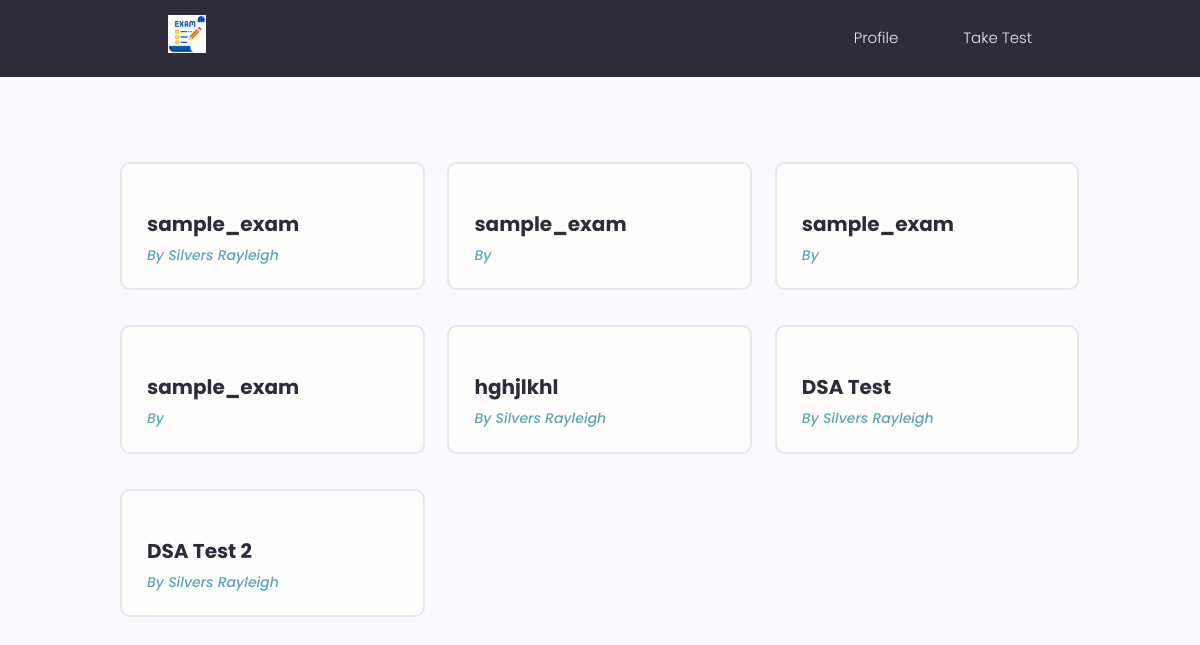
/exam/list/, run on an earlier commit of the app's database.
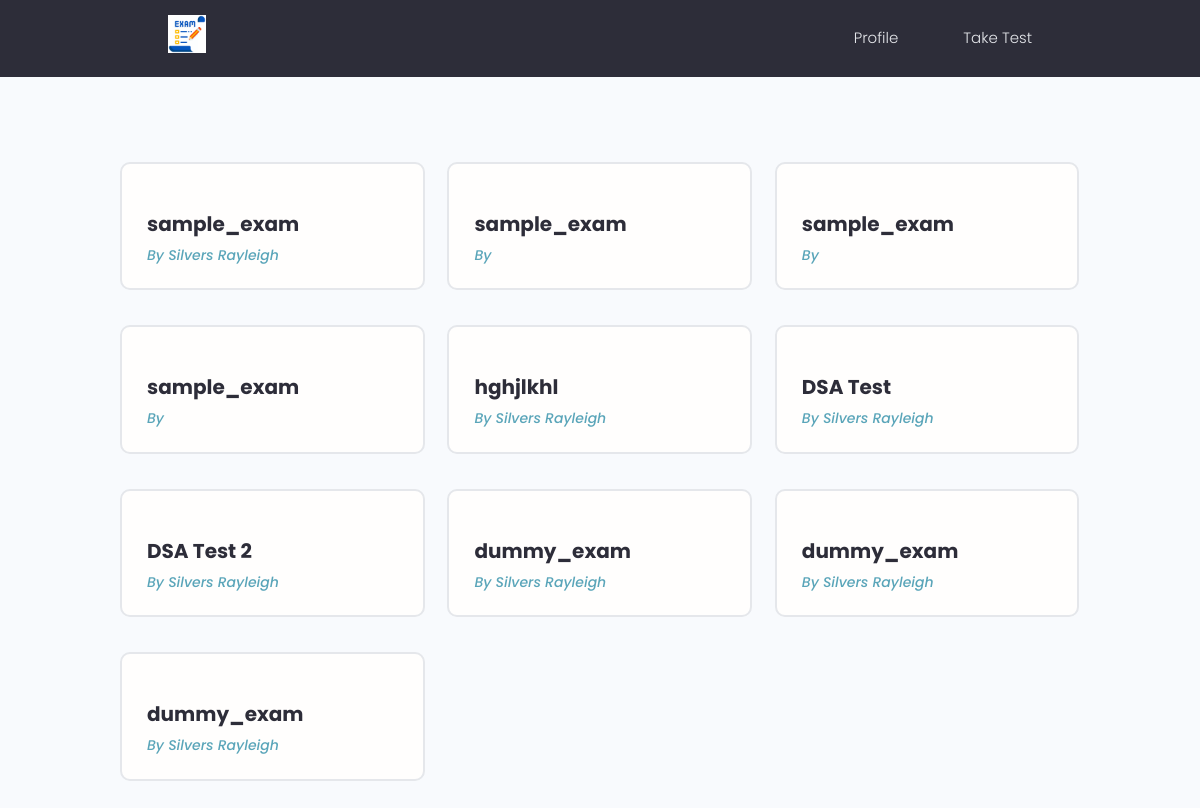
And on a later commit of the database.
### exam/models.py (models this page shows, shortened)
class exam_details(models.Model):
    name = models.CharField(max_length=200, blank=False, null=False)
    created_by = models.ForeignKey(recruiter_profile_model, on_delete=models.CASCADE, null=True)
    questions = models.TextField(blank=True, null=True)
    id = models.UUIDField(default=uuid.uuid4, unique=True, primary_key=True, editable=False)

### recruiter/models.py (models this page shows, shortened)
class recruiter_profile_model(models.Model):
    user = models.OneToOneField(User, on_delete=models.CASCADE, null=True, blank=True)
    name = models.CharField(max_length=100)
    username = models.CharField(max_length=100)
    company_name = models.CharField(max_length=100)
    profile_image = models.ImageField(null=True, blank=True, upload_to='profiles/', default="profiles/user-default.png")
    bio = models.TextField(blank=True, null=True)
    created = models.DateTimeField(auto_now_add=True)
    id = models.UUIDField(default=uuid.uuid4, unique=True, primary_key=True, editable=False)

### exam/views.py (the view)
# urls.py: path('list/', views.list_tests, name = "list-tests"),
def list_tests(request):
    tests = exam_details.objects.all()
    context = {"tests" : tests, "page_id" : 5, "username":request.user}
    return render(request, "exam/list_exams.html", context)

### exam/templates/exam/list_exams.html
{% extends 'main.html' %}
{% load static %}
{% block content %}
<section class="projectsList">
    <div class="container">
        <div class="grid grid--three">
        {% for test in tests %}
            <div class="column">
                <div class="card project">
                    <a href="{% url 'take-test' test.id %}" class="project">
                        <div class="card__body">
                            <h3 class="project__title">{{test.name}}</h3>
                            <p><a class="project__author">By
                                    {{test.created_by.name}}</a>
                            </p>
                        </div>
                    </a>
                </div>
            </div>
        {% endfor %}
        </div>
    </div>
</section>
{% endblock content %}

### templates/main.html (shortened to what this page needs)
<!DOCTYPE html>
{% load static %}
<html>
<head>
    <link rel="stylesheet" href="https://cdn.iconmonstr.com/1.3.0/css/iconmonstr-iconic-font.min.css" />
    <link rel="stylesheet" href="{% static 'uikit/styles/uikit.css' %}" />
    <link rel="stylesheet" href="{% static 'styles/app.css' %}" />
</head>
<body>
    {% include 'navbar.html' %}
    {% block content %}
    {% endblock content %}
</body>
</html>

### templates/navbar.html (shortened to what this page needs)
{% load static %}
<header class="header">
    <div class="container container--narrow">
        <a href="" class="header__logo">
            <img src="{% static 'images/icon.png' %}" alt="DevSearch Logo" />
        </a>
        <nav class="header__nav">
            <ul class="header__menu">
                {% if page_id == 5 %}
                    <li class="header__menuItem"><a href="{% url 'applicant-profile' username %}">Profile</a></li>
                    <li class="header__menuItem"><a href="{% url 'list-tests' %}">Take Test</a></li>
                {% endif %}
            </ul>
        </nav>
    </div>
</header>

### static/styles/app.css (style rules this page uses)
:root { --color-sub: #2d2d39; }
.card { border: 2px solid var(--color-light); }
img { width: 100%; }
.header { position: sticky; z-index: 111; background-color: var(--color-sub); padding: 1.5rem 0; }
.header > .container { display: flex; justify-content: space-between; align-items: center; }
.header__logo > img { height: 3.8rem; }
.header__nav > ul { display: inline-flex; align-items: center; list-style: none; gap: 6.5rem; }
.header__menuItem > a { color: var(--color-light); font-weight: 300; }
.project__author { font-size: 1.4rem; font-style: italic; }
.projectsList { margin-top: 8rem; }
.project__title { font-size: 2rem; font-weight: 700; color: var(--color-sub); }

### static/uikit/styles/modules/_variables.css (style rules this page uses)
:root { --color-main: #5aa5b9; --color-main-light: #e6faff; --color-sub: #3f4156; --color-sub-light: #51546e; --color-sub-lighter: #ededfd; --color-text: #737373; --color-gray: #8b8b8b; --color-light: #e5e7eb; --color-light-gray: #767676; --color-bg: #f8fafd; --color-white: #fffefd; --color-white-light: #f3f3f3; --color-success: #359e64; --color-success-bg: #def8e8; --color-error: #fc4b0b; --color-error-bg: #fff2ee; --font-base: 'Poppins', arial, helvetica, 'Segoe UI', roboto, ubuntu, sans-serif; --font-monospace: 'Fira Code', 'Courier New', courier, monospace; --font-regular: 300; --font-medium: 500; --font-bold: 700; --generic-shadow: 1px 1px 5px #00000010; --generic-transition: all 0.3s ease-in-out; }

### static/uikit/styles/modules/_base.css (style rules this page uses)
* { margin: 0; padding: 0; box-sizing: border-box; text-rendering: optimizeLegibility; color: inherit; font-size: inherit; }
html { font-size: 50%; }
@media only screen and (min-width: 480px) { html { font-size: 56.25%; } }
@media only screen and (min-width: 1200px) { html { font-size: 62.5%; } }
body { line-height: 1.6; font-weight: 400; font-size: 1.5rem; color: var(--color-text); background-color: var(--color-bg); min-height: 100vh; }

### static/uikit/styles/modules/_typography.css (style rules this page uses)
* { font-family: var(--font-base); }
h3 { font-size: 3.2rem; font-weight: var(--font-medium); }
p, span, strong { font-size: 1.6rem; color: var(--color-text); font-weight: var(--font-regular); }
a { padding-bottom: 2px; text-decoration: none; display: inline-block; color: var(--color-main); font-weight: var(--font-medium); }

### static/uikit/styles/modules/_utilities.css (style rules this page uses)
.container { width: 92%; max-width: 165rem; margin: 0 auto; box-sizing: border-box; }
.container--narrow { width: 92%; max-width: 120rem; }
@media screen and (min-width: 1000px) { .container { width: 90%; } }
@media screen and (min-width: 1000px) { .container--narrow { width: 85%; } }
@media screen and (min-width: 1200px) { .container { width: 80%; } }
@media screen and (min-width: 1200px) { .container--narrow { width: 72%; } }

### static/uikit/styles/modules/_card.css (style rules this page uses)
.card { border-radius: 1rem; background-color: var(--color-white); border: 1.5px solid var(--color-light); width: auto; height: auto; margin-top: 0.5rem; margin-bottom: 0.5rem; overflow: hidden; }
.card__body, .card__header { padding: 2rem 2.5rem; }

### static/uikit/styles/modules/_grid.css (style rules this page uses)
.grid { display: flex; flex-wrap: wrap; justify-content: flex-start; align-items: stretch; }
.grid > .column { min-width: 28rem; margin-bottom: 2.5rem; }
.grid--three > .column { flex-basis: 100%; }
@media screen and (min-width: 800px) { .grid--three { margin-right: -2%; } }
@media screen and (min-width: 800px) { .grid--three > .column { margin-right: 2%; } }
@media screen and (min-width: 800px) { .grid--three > .column { flex-basis: 48%; } }
@media screen and (min-width: 1200px) { .grid--three { margin-right: -2.33%; } }
@media screen and (min-width: 1200px) { .grid--three > .column { margin-right: 2.33%; } }
@media screen and (min-width: 1200px) { .grid--three > .column { flex-basis: 31%; } }

What changed in the data, as far as the page shows it:
added exam_details: name "dummy_exam", created_by.name "Silvers Rayleigh"
added exam_details: name "dummy_exam", created_by.name "Silvers Rayleigh"
added exam_details: name "dummy_exam", created_by.name "Silvers Rayleigh"
